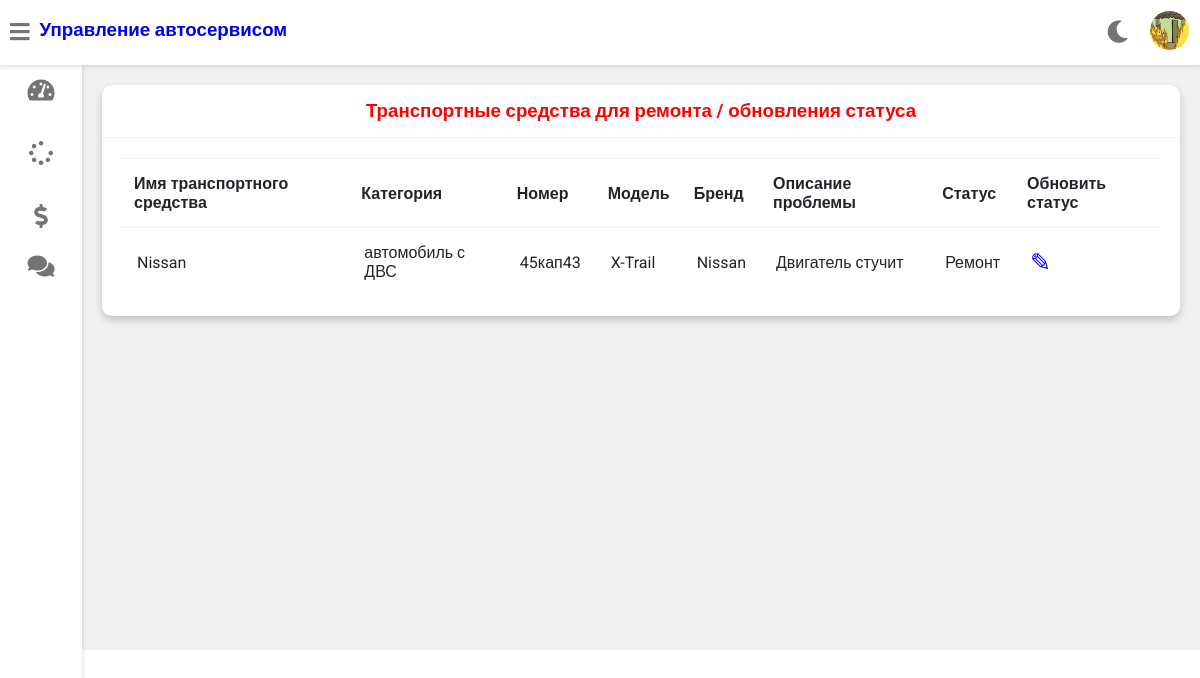
Screenshot of /mechanic-work-assigned (signed in) with the database file from the repository.
### vehicle/models.py (models this page shows, shortened)
class Mechanic(models.Model):
    user = models.OneToOneField(User, on_delete=models.CASCADE)
    profile_pic = models.ImageField(upload_to='profile_pic/MechanicProfilePic/', null=True, blank=True)
    address = models.CharField(max_length=40)
    mobile = models.CharField(max_length=20, null=False)
    skill = models.CharField(max_length=500, null=True)
    salary = models.PositiveIntegerField(null=True)
    status = models.BooleanField(default=False)

class Request(models.Model):
    cat = (('грузовик больше 3.5т', 'грузовик больше 3.5т'),
           ('грузовик меньше 3.5т', 'грузовик меньше 3.5т'),
           ('электрокар', 'электрокар'),
           ('гибридное авто', 'гибридное авто'),
           ('автомобиль с ДВС', 'автомобиль с ДВС'))
    category = models.CharField(max_length=50, choices=cat)
    vehicle_no = models.CharField(max_length=40, null=False)
    vehicle_name = models.CharField(max_length=40, null=False)
    vehicle_model = models.CharField(max_length=40, null=False)
    vehicle_brand = models.CharField(max_length=40, null=False)
    problem_description = models.CharField(max_length=500, null=False)
    date = models.DateField(auto_now=True)
    cost = models.PositiveIntegerField(null=True)
    customer = models.ForeignKey('Customer', on_delete=models.CASCADE, null=True)
    mechanic = models.ForeignKey('Mechanic', on_delete=models.CASCADE, null=True)
    stat = (
        ('В ожидании', 'В ожидании'), ('Одобрено', 'Одобрено'), ('Ремонт', 'Ремонт'),
        ('Отремонтировано', 'Отремонтировано'),
        ('Можно забирать', 'Можно забирать'))
    status = models.CharField(max_length=50, choices=stat, default='В ожидании', null=True)

### vehicle/views.py (the view)
# urls.py: path('mechanic-work-assigned', views.mechanic_work_assigned_view, name='mechanic-work-assigned'),
@login_required(login_url='mechaniclogin')
@user_passes_test(is_mechanic)
def mechanic_work_assigned_view(request):
    mechanic = models.Mechanic.objects.get(user_id=request.user.id)
    works = models.Request.objects.all().filter(mechanic_id=mechanic.id)
    return render(request, 'vehicle/mechanic_work_assigned.html', {'works': works, 'mechanic': mechanic})

### vehicle/views.py (called while the page is built)
def is_mechanic(user):
    return user.groups.filter(name='MECHANIC').exists()

### templates/vehicle/mechanic_work_assigned.html
{% extends 'vehicle/mechanicbase.html' %}
{% block content %}
{% load static %}
	<div class="wrapper">
		<div class="row">
			<div class="col-12 col-m-12 col-sm-12">
				<div class="card">
					<div class="card-header">
						<h3 style="color:red; text-align:center" >Транспортные средства для ремонта / обновления статуса
						</h3>
					</div>
					<div class="card-content">
						<table>
							<thead>
                <tr>
                  <th>Имя транспортного средства</th>
                  <th>Категория</th>
                  <th>Номер</th>
                  <th>Модель</th>
                  <th>Бренд</th>
                  <th>Описание проблемы</th>
                  <th>Статус</th>
                  <th>Обновить статус</th>
                </tr>
							</thead>
							<tbody>
              {% for w in works %}
                <tr>
                  <td> {{w.vehicle_name}}</td>
                  <td> {{w.category}}</td>
                  <td> {{w.vehicle_no}}</td>
                  <td> {{w.vehicle_model}}</td>
                  <td> {{w.vehicle_brand}}</td>
                  <td> {{w.problem_description}}</td>
                  <td>{{w.status}}</td>
                  <td><a  style="color:blue; text-decoration:none;font-size:25px;" href="{% url 'mechanic-update-status' w.id  %}">&#9998;</a></td>
                </tr>
                {% endfor %}
							</tbody>
						</table>
					</div>
				</div>
			</div>
		</div>
<br><br><br><br><br><br><br><br><br><br><br><br><br><br><br><br>
	</div>
{% endblock content %}

### templates/vehicle/mechanicbase.html (shortened to what this page needs)
<!DOCTYPE html>
{% load static %}
<html>
<head>
	<link rel="stylesheet" type="text/css" href="https://cdnjs.cloudflare.com/ajax/libs/Chart.js/2.9.3/Chart.min.css">
	<link rel="stylesheet" type="text/css" href="{% static "fontawesome-free/css/all.min.css" %}">
	<link rel="stylesheet" type="text/css" href="{% static "style.css" %}">
</head>
<body class="overlay-scrollbar">
	<div class="navbar">
		<ul class="navbar-nav">
			<li class="nav-item">
				<a class="nav-link">
					<i class="fas fa-bars" onclick="collapseSidebar()"></i>
				</a>
			</li>
			<li class="nav-item">
				<a style="text-decoration:none;"href="/mechanic-dashboard"><h3>Управление автосервисом</h3></a>
			</li>
		</ul>
		<ul class="navbar-nav nav-right">
			<li class="nav-item mode">
				<a class="nav-link" href="#" onclick="switchTheme()">
					<i class="fas fa-moon dark-icon"></i>
				</a>
			</li>
			<li class="nav-item avt-wrapper">
				<div class="avt dropdown">
					<img src="{% static mechanic.profile_pic.url %} " alt="User image" class="dropdown-toggle" data-toggle="user-menu">
				</div>
			</li>
		</ul>
	</div>
	<div class="sidebar">
		<ul class="sidebar-nav">
			<li class="sidebar-nav-item">
				<a href="/mechanic-dashboard" class="sidebar-nav-link">
					<div>
						<i class="fas fa-tachometer-alt"></i>
					</div>
				</a>
			</li>
			<li  class="sidebar-nav-item">
				<a href="/mechanic-work-assigned" class="sidebar-nav-link">
					<div>
						<i class="fas fa-spinner"></i>
					</div>
				</a>
			</li>
			<li  class="sidebar-nav-item">
				<a href="/mechanic-salary" class="sidebar-nav-link">
					<div>
						<i class="fas fa-dollar-sign"></i>
					</div>
				</a>
			</li>
			<li  class="sidebar-nav-item">
				<a href="/mechanic-feedback" class="sidebar-nav-link">
					<div>
					<i class="fas fa-comments"></i>
					</div>
				</a>
			</li>
		</ul>
	</div>
<div>
	<div class="content">
		{% block content %}
		{% endblock content %}
	</div>
</div>
</body>
</html>

### static/style.css (style rules this page uses)
:root { --primary-color: #4834d4; --success-color: #6ab04c; --warning-color: #f0932b; --danger-color: #eb4d4b; --light-color: #212529; --light-second-color: #727475; --light-background: #ffffff; --light-second-background: #f1f1f1; --dark-color: #909090; --dark-second-color: #f5f6fa; --dark-background: #23242D; --dark-second-background: #181818; }
.light { --main-bg-color: var(--light-background); --second-bg-color: var(--light-second-background); --main-color: var(--light-color); --second-color: var(--light-second-color); }
* { box-sizing: border-box; }
body { font-family: 'Roboto', sans-serif; background: var(--main-bg-color); color: var(--main-color); margin: 0; }
.navbar { display: flex; flex-direction: row; background: var(--main-bg-color); color: var(--main-color); position: fixed; top: 0; right: 0; left: 0; z-index: 101; box-shadow: rgba(0,0,0,0.12) 0px 1px 4px 1px; }
.navbar-nav { list-style: none; display: flex; flex-direction: row; padding-left: 0; margin-bottom: 0; margin-top: 0; }
.nav-link { float: left; text-align: center; padding: 21px 10px; text-decoration: none; font-size: 17px; color: var(--second-color); position: relative; }
.navbar-nav i { font-size: 1.4rem; }
.nav-right { margin-left: auto; }
.avt img { width: 39px; height: 39px; border-radius: 50%; }
.avt { padding: 11px }
.dropdown { position: relative; }
.wrapper { padding: 10px; margin-left: 82px; padding-top: 75px; background: var(--second-bg-color); transition: margin-left .5s; }
.sidebar { width: 82px; height: 100vh; position: fixed; margin-top: 65px; background: var(--main-bg-color); box-shadow: rgba(0,0,0,0.12) 0px 1px 4px 1px; overflow: hidden; z-index: 100; transition: width .5s; }
.sidebar-nav { list-style: none; padding: 0; margin: 0; display: flex; flex-direction: column; align-items: center; height: 100vh; }
.sidebar-nav-item { width: 100%; }
.sidebar-nav-link { display: flex; align-items: center; color: var(--main-color); text-decoration: none; }
.sidebar-nav-link i { font-size: 1.5rem; color: var(--second-color); position: absolute; left: 50%; top: 50%; transform: translate(-50%, -50%); }
.sidebar-nav-link div { min-width: 82px; height: 50px; position: relative; }
.row { display: flex; flex-wrap: wrap; flex-direction: row; }
.row:after, .row:before { box-sizing: border-box; }
[class*="col-"] { padding: 10px; }
@media only screen and (min-width: 600px) { .col-sm-12 { width: 100%; } }
@media only screen and (min-width: 768px) { .col-m-12 { width: 100%; } }
@media only screen and (min-width: 992px) { .col-12 { width: 100%; } }
.card { background: var(--main-bg-color); color: var(--main-color); border-radius: 10px; margin-bottom: 10px; box-shadow: 0 4px 8px 0 rgba(0,0,0,0.2); }
.card-header { padding: 15px 30px; border-bottom: 1px solid var(--second-bg-color); position: relative; }
.card-header h3 { margin: 0; }
.card-content { padding: 20px; overflow-x: auto; }
table { border-collapse: collapse; width: 100%; }
table td { border-top: 1px solid var(--second-bg-color); padding: 15px; }
table th { border-top: 1px solid var(--second-bg-color); border-bottom: 1px solid var(--second-bg-color); padding: 15px 12px; text-align: left; }

### rows the page displays
Mechanic: profile_pic (picture)
Request: vehicle_name "Nissan", category "автомобиль с ДВС", vehicle_no "45кап43", vehicle_model "X-Trail", vehicle_brand "Nissan", problem_description "Двигатель стучит", status "Ремонт"
